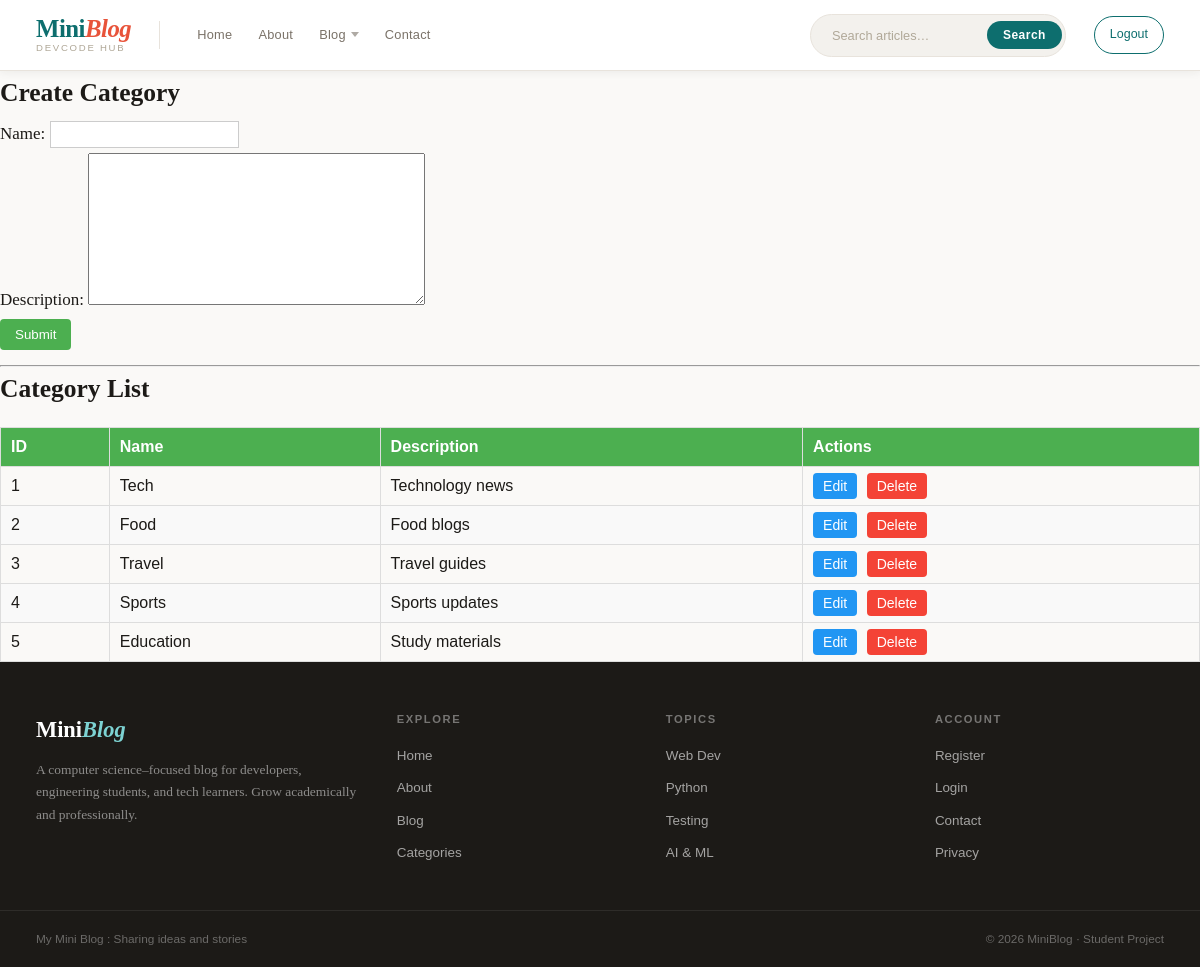
Page /category/ (signed in) on the committed database.
### blog/models.py (models this page shows, shortened)
class Category(models.Model):
    name = models.CharField(max_length=100)
    description = models.TextField()

### blog/views.py (the view)
# urls.py: path('category/', views.category_view, name="category"),
def category_view(request):
    form = CategoryForm()
    result = ""
    if request.method == "POST":
        form = CategoryForm(request.POST)
        if form.is_valid():
            form.save()
            result = "Category Saved Successfully"
            form = CategoryForm()
    data = Category.objects.all()
    return render(request, "category.html", {
        "form": form,
        "data": data,
        "result": result
    })

### blog/forms.py
class CategoryForm(forms.ModelForm):
    class Meta:
        model = Category
        fields = '__all__'

### blog/context_processors.py (called while the page is built)
def blog_info(request):
    return {
        'blog_title': 'My Mini Blog',
        'blog_tagline': 'Sharing ideas and stories'
    }

### Templates/category.html (shortened to what this page needs)
{% extends 'base.html' %}
{% block content %}
<h2>Create Category</h2>
<form method="POST">
    {{ form.as_p }}
    <input type="submit" value="Submit" class="btn-submit">
</form>
<hr>
<h2>Category List</h2>
<table class="category-table">
    <thead>
        <tr>
            <th>ID</th>
            <th>Name</th>
            <th>Description</th>
            <th>Actions</th>
        </tr>
    </thead>
    <tbody>
        {% for item in data %}
        <tr>
            <td>{{ item.id }}</td>
            <td>{{ item.name }}</td>
            <td>{{ item.description }}</td>
            <td>
                <a href="{% url 'edit_category' item.id %}" class="btn-edit">Edit</a>
                <a href="{% url 'delete_category' item.id %}" class="btn-delete">Delete</a>
            </td>
        </tr>
        {% endfor %}
    </tbody>
</table>
{% endblock %}

### static/css/base.css (style rules this page uses)
:root { --bg: #faf9f7; --bg2: #f3f1ed; --surface: #ffffff; --surface2: #f7f5f2; --border: #e8e3dc; --border2: #d4cdc3; --teal: #0d6e6e; --teal-dark: #084e4e; --teal-mid: #1a8a8a; --teal-pale: #e8f4f4; --teal-glow: rgba(13, 110, 110, 0.12); --coral: #e8533a; --coral-dk: #c73d26; --coral-pale:#fdf0ed; --text: #1c1a17; --text2: #3d3830; --muted: #7a7268; --subtle: #b0a898; --f-display: 'Playfair Display', Georgia, serif; --f-body: 'Source Serif 4', 'Palatino Linotype', serif; --f-ui: 'DM Sans', Verdana, sans-serif; --f-mono: 'Courier New', Courier, monospace; --radius: 8px; --radius-lg: 14px; --shadow-sm: 0 2px 8px rgba(28, 26, 23, 0.06); --shadow: 0 6px 24px rgba(28, 26, 23, 0.10); --shadow-lg: 0 16px 48px rgba(28, 26, 23, 0.14); }
*, *::before, *::after { box-sizing: border-box; margin: 0; padding: 0; }
html { scroll-behavior: smooth; }
body { background: var(--bg); color: var(--text); font-family: var(--f-body); font-size: 17px; line-height: 1.75; min-height: 100vh; display: flex; flex-direction: column; }
a { color: inherit; text-decoration: none; }

### Templates/base.html (style rules this page uses)
input { padding: 5px; margin: 5px 0; border: 1px solid #ccc; }
:root { --bg: #faf9f7; --bg2: #f3f1ed; --surface: #ffffff; --surface2: #f7f5f2; --border: #e8e3dc; --border2: #d4cdc3; --teal: #0d6e6e; --teal-dark: #084e4e; --teal-mid: #1a8a8a; --teal-pale: #e8f4f4; --teal-glow: rgba(13, 110, 110, 0.12); --coral: #e8533a; --coral-dk: #c73d26; --coral-pale:#fdf0ed; --text: #1c1a17; --text2: #3d3830; --muted: #7a7268; --subtle: #b0a898; --f-display: 'Playfair Display', Georgia, serif; --f-body: 'Source Serif 4', 'Palatino Linotype', serif; --f-ui: 'DM Sans', Verdana, sans-serif; --f-mono: 'Courier New', Courier, monospace; --radius: 8px; --radius-lg: 14px; --shadow-sm: 0 2px 8px rgba(28, 26, 23, 0.06); --shadow: 0 6px 24px rgba(28, 26, 23, 0.10); --shadow-lg: 0 16px 48px rgba(28, 26, 23, 0.14); }
*, *::before, *::after { box-sizing: border-box; margin: 0; padding: 0; }
html { scroll-behavior: smooth; }
body { background: var(--bg); color: var(--text); font-family: var(--f-body); font-size: 17px; line-height: 1.75; min-height: 100vh; display: flex; flex-direction: column; }
a { color: inherit; text-decoration: none; }

### Templates/category.html (style rules this page uses)
.category-table { width: 100%; border-collapse: collapse; margin-top: 15px; font-family: Arial, sans-serif; }
.category-table th, .category-table td { border: 1px solid #ddd; padding: 10px; text-align: left; }
.category-table th { background-color: #4CAF50; color: white; }
.category-table tr:nth-child(even) { background-color: #f9f9f9; }
.btn-edit, .btn-delete { padding: 5px 10px; text-decoration: none; border-radius: 4px; font-size: 14px; }
.btn-edit { background-color: #2196F3; color: white; }
.btn-delete { background-color: #f44336; color: white; margin-left: 5px; }
.btn-submit { background-color: #4CAF50; color: white; padding: 8px 15px; border: none; border-radius: 4px; cursor: pointer; }

### rows in the picture
Category: id "1", name "Tech", description "Technology news"
Category: id "2", name "Food", description "Food blogs"
Category: id "3", name "Travel", description "Travel guides"
Category: id "4", name "Sports", description "Sports updates"
Category: id "5", name "Education", description "Study materials"

### other values in the picture
{{ blog_title }} "My Mini Blog"
{{ blog_tagline }} "Sharing ideas and stories"
